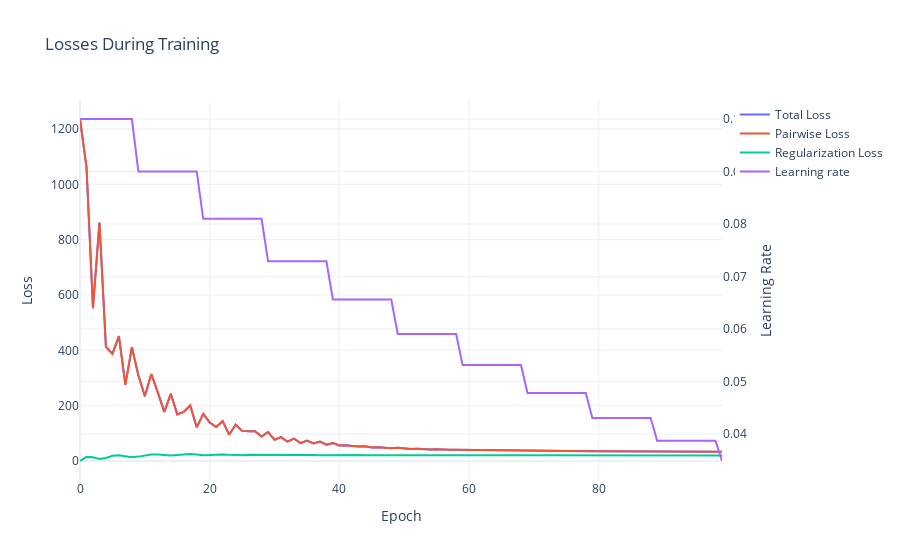

This figure's notebook cell:
### Code cell
import plotly.graph_objects as go

# Unpack the losses
total_losses, pairwise_losses, regularization_losses = zip(*losses)

# Create a figure
fig = go.Figure()

# Add traces for pairwise and regularization losses
fig.add_trace(go.Scatter(x=list(range(len(total_losses))), y=pairwise_losses, mode='lines', name='Total Loss'))
fig.add_trace(go.Scatter(x=list(range(len(pairwise_losses))), y=pairwise_losses, mode='lines', name='Pairwise Loss'))
fig.add_trace(go.Scatter(x=list(range(len(regularization_losses))), y=regularization_losses, mode='lines', name='Regularization Loss'))

# Create a secondary y-axis for the total loss
fig.update_layout(
    yaxis=dict(title='Pairwise and Regularization Loss'),
    yaxis2=dict(title='Learning Rate', overlaying='y', side='right')
)

# Add the total loss trace
fig.add_trace(go.Scatter(x=list(range(len(learning_rates))), y=learning_rates, mode='lines', name='Learning rate', yaxis='y2'))

# Update layout
fig.update_layout(title='Losses During Training', xaxis_title='Epoch', yaxis_title='Loss')
fig.update_layout(template='plotly_white')

# Show the figure
fig.show()
